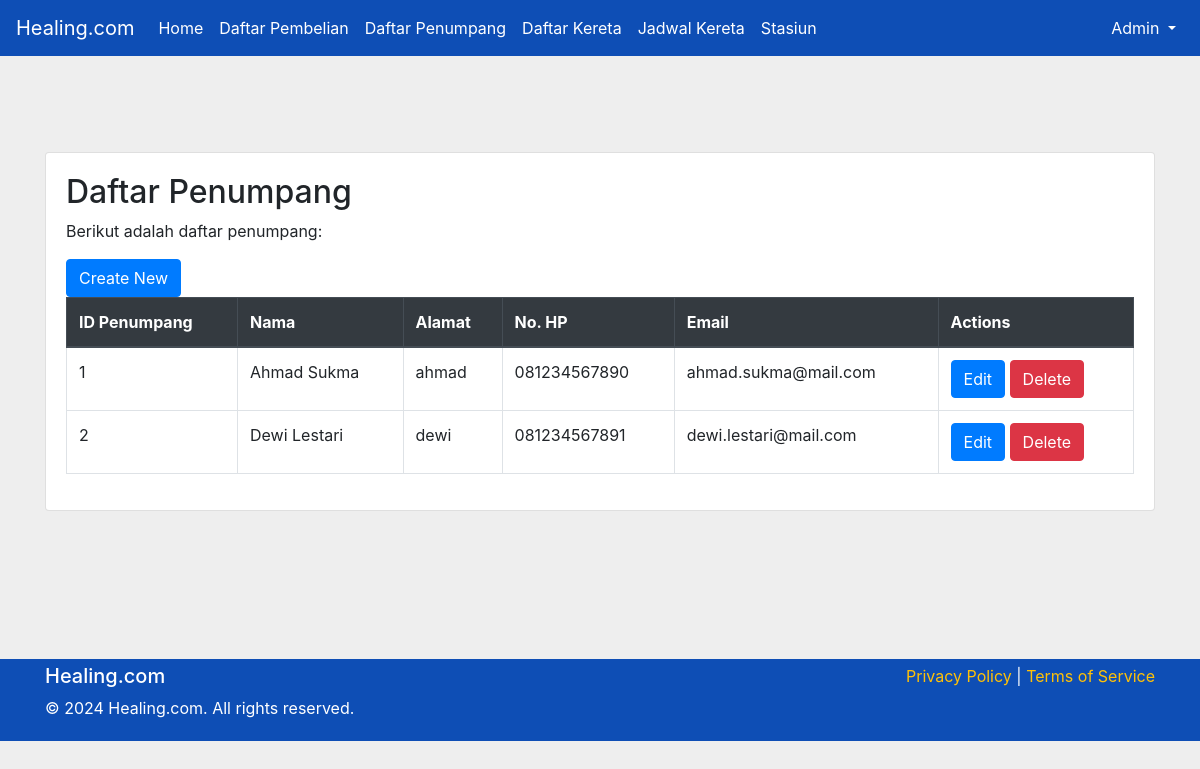
The app's page /Kereta/daftar_penumpang.php with its own data.
### tables this page shows
CREATE TABLE `penumpang` (
  `id_penumpang` int(11) NOT NULL,
  `nama_penumpang` varchar(100) DEFAULT NULL,
  `username` varchar(50) DEFAULT NULL,
  `email` varchar(100) DEFAULT NULL,
  `no_telpon` varchar(15) DEFAULT NULL,
  `gender` enum('Laki-laki','Perempuan') DEFAULT NULL,
  `tanggal_lahir` date DEFAULT NULL,
  `password` varchar(255) DEFAULT NULL,
  `foto_profil` varchar(255) DEFAULT NULL
);

### Kereta/daftar_penumpang.php (the view, shortened to what this page needs)
<?php
include "koneksi.php";
?>
<!DOCTYPE html>
<html lang="en">
<head>
    <link rel="stylesheet" href="css/style.css">
    <link rel="stylesheet" href="https://cdnjs.cloudflare.com/ajax/libs/font-awesome/6.5.2/css/all.min.css">
    <link rel="stylesheet" href="https://stackpath.bootstrapcdn.com/bootstrap/4.3.1/css/bootstrap.min.css">
    <link rel="stylesheet" href="https://cdnjs.cloudflare.com/ajax/libs/jqueryui/1.12.1/jquery-ui.min.css">
</head>
<body style="background-color: #EEEEEE;">
    <nav class="navbar navbar-expand-lg" style="background-color: #0E4EB5;">
    <a class="navbar-brand text-white" href="#">Healing.com</a>
    <div class="collapse navbar-collapse" id="navbarNav">
        <ul class="navbar-nav mr-auto">
            <li class="nav-item">
                <a class="nav-link text-white" href="admin.php">Home</a>
            </li>
            <li class="nav-item">
                <a class="nav-link text-white" href="daftar_pembelian.php">Daftar Pembelian</a>
            </li>
            <li class="nav-item">
                <a class="nav-link text-white" href="daftar_penumpang.php">Daftar Penumpang</a>
            </li>
            <li class="nav-item">
                <a class="nav-link text-white" href="daftar_kereta.php">Daftar Kereta</a>
            </li>
            <li class="nav-item">
                <a class="nav-link text-white" href="jadwal_kereta.php">Jadwal Kereta</a>
            </li>
            <li class="nav-item">
                <a class="nav-link text-white" href="stasiun.php">Stasiun</a>
            </li>
        </ul>
        <ul class="navbar-nav ml-auto">
            <li class="nav-item dropdown">
                <a class="nav-link dropdown-toggle text-white" href="#" id="navbarDropdown" role="button" data-toggle="dropdown" aria-haspopup="true" aria-expanded="false">
                    Admin
                </a>
            </li>
        </ul>
    </div>
    </nav>
    <div class="main-content container mt-5 pt-5">
        <div class="card">
            <div class="card-body">
                <h2>Daftar Penumpang</h2>
                <p>Berikut adalah daftar penumpang:</p>
                <a href="create_penumpang.php" class="btn btn-primary">Create New</a>
                <div class="table-responsive">
                    <table class="table table-bordered" id="penumpang-table">
                        <thead class="thead-dark">
                            <tr>
                                <th>ID Penumpang</th>
                                <th>Nama</th>
                                <th>Alamat</th>
                                <th>No. HP</th>
                                <th>Email</th>
                                <th>Actions</th>
                            </tr>
                        </thead>
                        <tbody id="penumpang-tbody">
                            <?php
                            $query = "SELECT * FROM penumpang";
                            $result = mysqli_query($conn, $query);
                            while ($row = mysqli_fetch_assoc($result)) {
                                echo '<tr data-id="'. $row['id_penumpang']. '">';
                                echo '<td>'. $row['id_penumpang']. '</td>';
                                echo '<td>'. $row['nama_penumpang']. '</td>';
                                echo '<td>'. $row['username']. '</td>';
                                echo '<td>'. $row['no_telpon']. '</td>';
                                echo '<td>'. $row['email']. '</td>';
                                echo '<td>
                                        <a href="edit_penumpang.php?id='. $row['id_penumpang']. '" class="btn btn-primary">Edit</a>
                                        <a href="delete_penumpang.php?id='. $row['id_penumpang']. '" class="btn btn-danger">Delete</a>
                                      </td>';
                                echo '</tr>';
                            }
                           ?>
                        </tbody>
                    </table>
                </div>
            </div>
        </div>
    </div>
    <?php include "footer.php";?>

### Kereta/css/style.css (style rules this page uses)
* { margin: 0; padding: 0; box-sizing: border-box; }
body { font-family: "Inter", sans-serif; background-color: #EEEEEE; display: flex; flex-direction: column; min-height: 100vh; }
.navbar-nav .nav-link { color: #ffffff !important; }
.main-content { padding-top: 100px; padding-bottom: 100px; }
a { text-decoration: none; }

### Kereta/daftar_penumpang.php (style rules this page uses)
.main-content { padding-top: 100px; padding-bottom: 100px; }
body { background-color: #f8f9fa; }
a { text-decoration: none; }

### records on screen
penumpang: id_penumpang "1", nama_penumpang "Ahmad Sukma", username "ahmad", no_telpon "081234567890", email "ahmad.sukma@mail.com"
penumpang: id_penumpang "2", nama_penumpang "Dewi Lestari", username "dewi", no_telpon "081234567891", email "dewi.lestari@mail.com"
